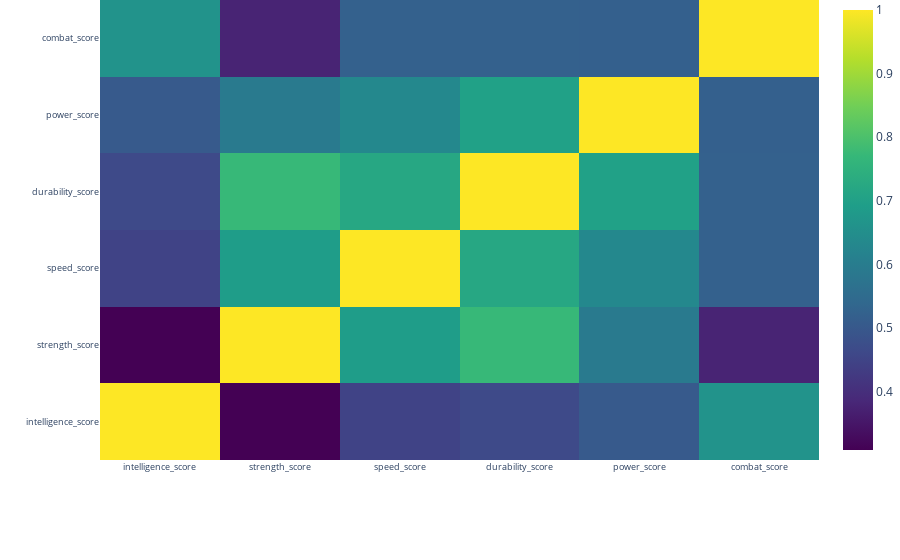

Source (notebook cell):
### Code cell
correlation_plot()

### Figure 1 — Plotly figure (JSON) as saved in the notebook; plotly's stock layout.template omitted (floating-point values rounded to 4 significant figures)
{"data": [{"colorscale": [[0.0, "#440154"], [0.1111, "#482878"], [0.2222, "#3e4989"], [0.3333, "#31688e"], [0.4444, "#26828e"], [0.5556, "#1f9e89"], [0.6667, "#35b779"], [0.7778, "#6ece58"], [0.8889, "#b5de2b"], [1.0, "#fde725"]], "type": "heatmap", "x": ["intelligence_score", "strength_score", "speed_score", "durability_score", "power_score", "combat_score"], "y": ["intelligence_score", "strength_score", "speed_score", "durability_score", "power_score", "combat_score"], "z": [[1.0, 0.3081, 0.4471, 0.4634, 0.5036, 0.6611], [0.3081, 1.0, 0.6902, 0.7715, 0.5921, 0.3765], [0.4471, 0.6902, 1.0, 0.7211, 0.6332, 0.5216], [0.4634, 0.7715, 0.7211, 1.0, 0.7011, 0.5209], [0.5036, 0.5921, 0.6332, 0.7011, 1.0, 0.5181], [0.6611, 0.3765, 0.5216, 0.5209, 0.5181, 1.0]]}], "layout": {"margin": {"b": 100, "l": 100, "r": 0, "t": 0}, "title": {"text": "Correlation Matrix for variables"}, "xaxis": {"tickfont": {"size": 9}}, "yaxis": {"tickfont": {"size": 9}}}}
